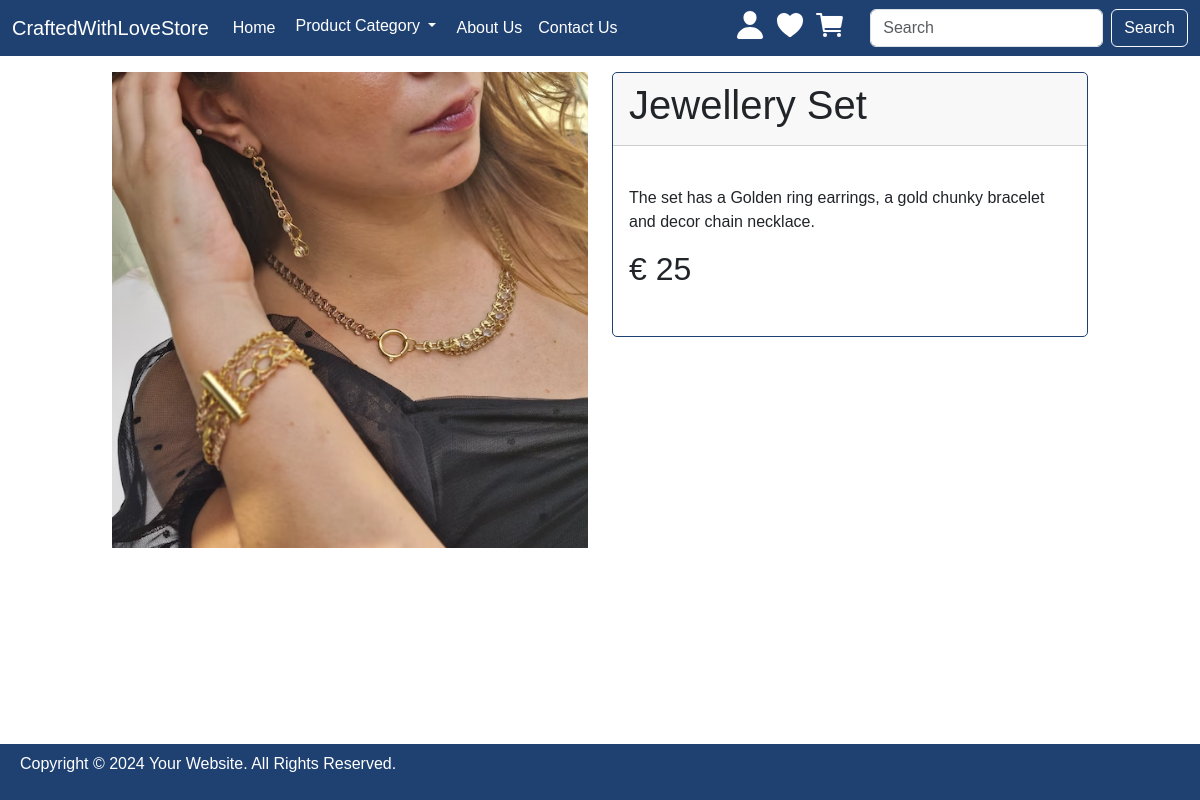
/product-page.php?id=1, run on the app's committed database.
### tables this page shows
CREATE TABLE `product` (
  `id` int(11) NOT NULL,
  `name` varchar(100) NOT NULL,
  `title` varchar(100) NOT NULL,
  `description` varchar(200) NOT NULL,
  `categoryid` int(11) NOT NULL,
  `price` float NOT NULL,
  `stockQty` int(11) NOT NULL,
  `img` varchar(1024) NOT NULL
);

### includes/dbfunctions.php (called while the page is built, shortened)
<?php
function GetProductByID($con, $id)
{
    $sql = "SELECT p.*, c.name as 'categoryName', c.id as 'categoryID' FROM product p JOIN category c ON p.categoryid = c.id WHERE p.id = '$id'";
    $stmt = mysqli_stmt_init($con);
    if(!mysqli_stmt_prepare($stmt, $sql)) {
        echo "Could not load Products";
        exit();
    }
    mysqli_stmt_execute($stmt);
    $result = mysqli_stmt_get_result($stmt);
    if(mysqli_num_rows($result) > 0) {
        return $result->fetch_assoc();
    }
    return false;
}

### product-page.php (the view, shortened to what this page needs)
<?php
require_once 'includes/functions.php';
require_once 'includes/dbfunctions.php';
if (isset($_GET['id'])) {
    $product = GetProductByID($con, $_GET['id']);
} else {
    header("Location: index.php");
}
require_once 'includes/header.php';
require_once 'includes/navbar.php';
?>
<div class="container-fluid col-10">
    <div class="row mt-3 justify-content-center">
        <div class="col">
            <img class="w-100" src="<?php echo $product['img']; ?>" alt="">
        </div>
        <div class="col">
            <div class="card">
                <div class="card-header">
                    <h1><?php echo $product['name']; ?></h1>
                </div>
                <div class="card-body my-4">
                    <p class="card-text">
                        <?php echo $product['description']; ?>
                    </p>
                    <h2>&euro; <?php echo $product['price']; ?></h2>
                </div>
            </div>
<?php
        include 'includes/footer.php';
    ?>

### css/style.css (style rules this page uses)
body { font-family:Arial, Helvetica, sans-serif; }
h1, h2, h3, h4, h5, h6, p { font-family:Arial, Helvetica, sans-serif; }
.card { border-color:#1f4172; border-style: solid; border-radius: 5px; }

### data on the page
product: img (picture), name "Jewellery Set", description "The set has a Golden ring earrings, a gold chunky bracelet and decor chain necklace.", price "25"
